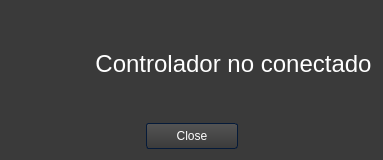
<?xml version="1.0" encoding="UTF-8"?>
<ui version="4.0">
 <class>Dialog</class>
 <widget class="QDialog" name="Dialog">
  <property name="geometry">
   <rect>
    <x>0</x>
    <y>0</y>
    <width>383</width>
    <height>160</height>
   </rect>
  </property>
  <property name="windowTitle">
   <string>Dialog</string>
  </property>
  <property name="styleSheet">
   <string notr="true">/*Copyright (c) DevSec Studio. All rights reserved.

MIT License

Permission is hereby granted, free of charge, to any person obtaining a copy
of this software and associated documentation files (the &quot;Software&quot;), to deal
in the Software without restriction, including without limitation the rights
to use, copy, modify, merge, publish, distribute, sublicense, and/or sell
copies of the Software, and to permit persons to whom the Software is
furnished to do so, subject to the following conditions:

The above copyright notice and this permission notice shall be included in all
copies or substantial portions of the Software.

THE SOFTWARE IS PROVIDED *AS IS*, WITHOUT WARRANTY OF ANY KIND, EXPRESS OR
IMPLIED, INCLUDING BUT NOT LIMITED TO THE WARRANTIES OF MERCHANTABILITY,
FITNESS FOR A PARTICULAR PURPOSE AND NONINFRINGEMENT. IN NO EVENT SHALL THE
AUTHORS OR COPYRIGHT HOLDERS BE LIABLE FOR ANY CLAIM, DAMAGES OR OTHER
LIABILITY, WHETHER IN AN ACTION OF CONTRACT, TORT OR OTHERWISE, ARISING FROM,
OUT OF OR IN CONNECTION WITH THE SOFTWARE OR THE USE OR OTHER DEALINGS IN THE SOFTWARE.
*/

/*-----QWidget-----*/
QWidget
{
	background-color: #3a3a3a;
	color: #fff;
	selection-background-color: #b78620;
	selection-color: #000;

}


/*-----QLabel-----*/
QLabel
{
	background-color: transparent;
	color: #fff;

}


/*-----QMenuBar-----*/
QMenuBar 
{
	background-color: qlineargradient(spread:repeat, x1:1, y1:0, x2:1, y2:1, stop:0 rgba(57, 57, 57, 255),stop:1 rgba(50, 50, 50, 255));
	border: 1px solid #000;
	color: #fff;

}


QMenuBar::item 
{
	background-color: transparent;

}


QMenuBar::item:selected 
{
	background-color: rgba(183, 134, 32, 20%);
	border: 1px solid #b78620;
	color: #fff;

}


QMenuBar::item:pressed 
{
	background-color: rgb(183, 134, 32);
	border: 1px solid #b78620;
	color: #fff;

}


/*-----QMenu-----*/
QMenu
{
    background-color: qlineargradient(spread:repeat, x1:1, y1:0, x2:1, y2:1, stop:0 rgba(57, 57, 57, 255),stop:1 rgba(50, 50, 50, 255));
    border: 1px solid #222;
    padding: 4px;
	color: #fff;

}


QMenu::item
{
    background-color: transparent;
    padding: 2px 20px 2px 20px;

}


QMenu::separator
{
   	background-color: rgb(183, 134, 32);
	height: 1px;

}


QMenu::item:disabled
{
    color: #555;
    background-color: transparent;
    padding: 2px 20px 2px 20px;

}


QMenu::item:selected
{
	background-color: rgba(183, 134, 32, 20%);
	border: 1px solid #b78620;
	color: #fff;

}


/*-----QToolBar-----*/
QToolBar
{
	background-color: qlineargradient(spread:repeat, x1:1, y1:0, x2:1, y2:1, stop:0 rgba(69, 69, 69, 255),stop:1 rgba(58, 58, 58, 255));
	border-top: none;
	border-bottom: 1px solid #4f4f4f;
	border-left: 1px solid #4f4f4f;
	border-right: 1px solid #4f4f4f;

}


QToolBar::separator
{
	background-color: #2e2e2e;
	width: 1px;

}


/*-----QToolButton-----*/
QToolButton 
{
	background-color: transparent;
	color: #fff;
	padding: 5px;
	padding-left: 8px;
	padding-right: 8px;
	margin-left: 1px;
}


QToolButton:hover
{
	background-color: rgba(183, 134, 32, 20%);
	border: 1px solid #b78620;
	color: #fff;
	
}


QToolButton:pressed
{
	background-color: qlineargradient(spread:repeat, x1:1, y1:0, x2:1, y2:1, stop:0 rgba(57, 57, 57, 255),stop:1 rgba(50, 50, 50, 255));
	border: 1px solid #b78620;

}


QToolButton:checked
{
	background-color: qlineargradient(spread:repeat, x1:1, y1:0, x2:1, y2:1, stop:0 rgba(57, 57, 57, 255),stop:1 rgba(50, 50, 50, 255));
	border: 1px solid #222;
}


/*-----QPushButton-----*/
QPushButton
{
	background-color: qlineargradient(spread:repeat, x1:1, y1:0, x2:1, y2:1, stop:0 rgba(84, 84, 84, 255),stop:1 rgba(59, 59, 59, 255));
	color: #ffffff;
	min-width: 80px;
	border-style: solid;
	border-width: 1px;
	border-radius: 3px;
	border-color: #051a39;
	padding: 5px;

}


QPushButton::flat
{
	background-color: transparent;
	border: none;
	color: #fff;

}


QPushButton::disabled
{
	background-color: #404040;
	color: #656565;
	border-color: #051a39;

}


QPushButton::hover
{
	background-color: rgba(183, 134, 32, 20%);
	border: 1px solid #b78620;

}


QPushButton::pressed
{
	background-color: qlineargradient(spread:repeat, x1:1, y1:0, x2:1, y2:1, stop:0 rgba(74, 74, 74, 255),stop:1 rgba(49, 49, 49, 255));
	border: 1px solid #b78620;

}


QPushButton::checked
{
	background-color: qlineargradient(spread:repeat, x1:1, y1:0, x2:1, y2:1, stop:0 rgba(74, 74, 74, 255),stop:1 rgba(49, 49, 49, 255));
	border: 1px solid #222;

}


/*-----QLineEdit-----*/
QLineEdit
{
	background-color: #131313;
	color : #eee;
	border: 1px solid #343434;
	border-radius: 2px;
	padding: 3px;
	padding-left: 5px;

}


/*-----QPlainTExtEdit-----*/
QPlainTextEdit
{
	background-color: #131313;
	color : #eee;
	border: 1px solid #343434;
	border-radius: 2px;
	padding: 3px;
	padding-left: 5px;

}


/*-----QTabBar-----*/
QTabBar::tab
{
	background-color: qlineargradient(spread:repeat, x1:1, y1:0, x2:1, y2:1, stop:0 rgba(84, 84, 84, 255),stop:1 rgba(59, 59, 59, 255));
	color: #ffffff;
	border-style: solid;
	border-width: 1px;
	border-color: #666;
	border-bottom: none;
	padding: 5px;
	padding-left: 15px;
	padding-right: 15px;

}


QTabWidget::pane 
{
	background-color: red;
	border: 1px solid #666;
	top: 1px;

}


QTabBar::tab:last
{
	margin-right: 0; 

}


QTabBar::tab:first:!selected
{
	background-color: #0c0c0d;
	margin-left: 0px;

}


QTabBar::tab:!selected
{
	color: #b1b1b1;
	border-bottom-style: solid;
	background-color: #0c0c0d;

}


QTabBar::tab:selected
{
	margin-bottom: 0px;

}


QTabBar::tab:!selected:hover
{
	border-top-color: #b78620;

}


/*-----QComboBox-----*/
QComboBox
{
    background-color: qlineargradient(spread:repeat, x1:1, y1:0, x2:1, y2:1, stop:0 rgba(84, 84, 84, 255),stop:1 rgba(59, 59, 59, 255));
    border: 1px solid #000;
    padding-left: 6px;
    color: #ffffff;
    height: 20px;

}


QComboBox::disabled
{
	background-color: #404040;
	color: #656565;
	border-color: #051a39;

}


QComboBox:on
{
    background-color: #b78620;
	color: #000;

}


QComboBox QAbstractItemView
{
    background-color: #383838;
    color: #ffffff;
    border: 1px solid black;
    selection-background-color: #b78620;
    outline: 0;

}


QComboBox::drop-down
{
	background-color: qlineargradient(spread:repeat, x1:1, y1:0, x2:1, y2:1, stop:0 rgba(57, 57, 57, 255),stop:1 rgba(50, 50, 50, 255));
    subcontrol-origin: padding;
    subcontrol-position: top right;
    width: 15px;
    border-left-width: 1px;
    border-left-color: black;
    border-left-style: solid; 

}


QComboBox::down-arrow
{
    image: url(://arrow-down.png);
    width: 8px;
    height: 8px;
}


/*-----QSpinBox &amp; QDateTimeEdit-----*/
QSpinBox,
QDateTimeEdit 
{
    background-color: #131313;
	color : #eee;
	border: 1px solid #343434;
	padding: 3px;
	padding-left: 5px;
    border-radius : 2px;

}


QSpinBox::up-button, 
QDateTimeEdit::up-button
{
	border-top-right-radius:2px;
	background-color: #777777;
    width: 16px; 
    border-width: 1px;

}


QSpinBox::up-button:hover, 
QDateTimeEdit::up-button:hover
{
	background-color: #585858;

}


QSpinBox::up-button:pressed, 
QDateTimeEdit::up-button:pressed
{
	background-color: #252525;
    width: 16px; 
    border-width: 1px;

}


QSpinBox::up-arrow,
QDateTimeEdit::up-arrow
{
    image: url(://arrow-up.png);
    width: 7px;
    height: 7px;

}


QSpinBox::down-button, 
QDateTimeEdit::down-button
{
	border-bottom-right-radius:2px;
	background-color: #777777;
    width: 16px; 
    border-width: 1px;

}


QSpinBox::down-button:hover, 
QDateTimeEdit::down-button:hover
{
	background-color: #585858;

}


QSpinBox::down-button:pressed, 
QDateTimeEdit::down-button:pressed
{
	background-color: #252525;
    width: 16px; 
    border-width: 1px;

}


QSpinBox::down-arrow,
QDateTimeEdit::down-arrow
{
    image: url(://arrow-down.png);
    width: 7px;
    height: 7px;

}


/*-----QGroupBox-----*/
QGroupBox 
{
    border: 1px solid;
    border-color: #666666;
	border-radius: 5px;
    margin-top: 20px;

}


QGroupBox::title  
{
    background-color: transparent;
    color: #eee;
    subcontrol-origin: margin;
    padding: 5px;
	border-top-left-radius: 3px;
	border-top-right-radius: 3px;

}


/*-----QHeaderView-----*/
QHeaderView::section
{
    background-color: qlineargradient(spread:repeat, x1:1, y1:0, x2:1, y2:1, stop:0 rgba(60, 60, 60, 255),stop:1 rgba(50, 50, 50, 255));
	border: 1px solid #000;
    color: #fff;
    text-align: left;
	padding: 4px;
	
}


QHeaderView::section:disabled
{
    background-color: #525251;
    color: #656565;

}


QHeaderView::section:checked
{
    background-color: qlineargradient(spread:repeat, x1:1, y1:0, x2:1, y2:1, stop:0 rgba(60, 60, 60, 255),stop:1 rgba(50, 50, 50, 255));
    color: #fff;

}


QHeaderView::section::vertical::first,
QHeaderView::section::vertical::only-one
{
    border-top: 1px solid #353635;

}


QHeaderView::section::vertical
{
    border-top: 1px solid #353635;

}


QHeaderView::section::horizontal::first,
QHeaderView::section::horizontal::only-one
{
    border-left: 1px solid #353635;

}


QHeaderView::section::horizontal
{
    border-left: 1px solid #353635;

}


QTableCornerButton::section
{
    background-color: qlineargradient(spread:repeat, x1:1, y1:0, x2:1, y2:1, stop:0 rgba(60, 60, 60, 255),stop:1 rgba(50, 50, 50, 255));
	border: 1px solid #000;
    color: #fff;

}


/*-----QTreeWidget-----*/
QTreeView
{
	show-decoration-selected: 1;
	alternate-background-color: #3a3a3a;
	selection-color: #fff;
	background-color: #2d2d2d;
	border: 1px solid gray;
	padding-top : 5px;
	color: #fff;
	font: 8pt;

}


QTreeView::item:selected
{
	color:#fff;
	background-color: #b78620;
	border-radius: 0px;

}


QTreeView::item:!selected:hover
{
    background-color: #262626;
    border: none;
    color: white;

}


QTreeView::branch:has-children:!has-siblings:closed,
QTreeView::branch:closed:has-children:has-siblings 
{
	image: url(://tree-closed.png);

}


QTreeView::branch:open:has-children:!has-siblings,
QTreeView::branch:open:has-children:has-siblings  
{
	image: url(://tree-open.png);

}


/*-----QListView-----*/
QListView 
{
	background-color: qlineargradient(spread:repeat, x1:1, y1:0, x2:1, y2:1, stop:0 rgba(83, 83, 83, 255),stop:0.293269 rgba(81, 81, 81, 255),stop:0.634615 rgba(79, 79, 79, 255),stop:1 rgba(83, 83, 83, 255));
    border : none;
    color: white;
    show-decoration-selected: 1; 
    outline: 0;
	border: 1px solid gray;

}


QListView::disabled 
{
	background-color: #656565;
	color: #1b1b1b;
    border: 1px solid #656565;

}


QListView::item 
{
	background-color: #2d2d2d;
    padding: 1px;

}


QListView::item:alternate 
{
    background-color: #3a3a3a;

}


QListView::item:selected 
{
	background-color: #b78620;
	border: 1px solid #b78620;
	color: #fff;

}


QListView::item:selected:!active 
{
	background-color: #b78620;
	border: 1px solid #b78620;
	color: #fff;

}


QListView::item:selected:active 
{
	background-color: #b78620;
	border: 1px solid #b78620;
	color: #fff;

}


QListView::item:hover {
    background-color: #262626;
    border: none;
    color: white;

}


/*-----QCheckBox-----*/
QCheckBox
{
	background-color: transparent;
    color: lightgray;
	border: none;

}


QCheckBox::indicator
{
    background-color: #323232;
    border: 1px solid darkgray;
    width: 12px;
    height: 12px;

}


QCheckBox::indicator:checked
{
    image:url(&quot;./ressources/check.png&quot;);
	background-color: #b78620;
    border: 1px solid #3a546e;

}


QCheckBox::indicator:unchecked:hover
{
	border: 1px solid #b78620; 

}


QCheckBox::disabled
{
	color: #656565;

}


QCheckBox::indicator:disabled
{
	background-color: #656565;
	color: #656565;
    border: 1px solid #656565;

}


/*-----QRadioButton-----*/
QRadioButton 
{
	color: lightgray;
	background-color: transparent;

}


QRadioButton::indicator::unchecked:hover 
{
	background-color: lightgray;
	border: 2px solid #b78620;
	border-radius: 6px;
}


QRadioButton::indicator::checked 
{
	border: 2px solid #b78620;
	border-radius: 6px;
	background-color: rgba(183,134,32,20%);  
	width: 9px; 
	height: 9px; 

}


/*-----QSlider-----*/
QSlider::groove:horizontal 
{
	background-color: transparent;
	height: 3px;

}


QSlider::sub-page:horizontal 
{
	background-color: #b78620;

}


QSlider::add-page:horizontal 
{
	background-color: #131313;

}


QSlider::handle:horizontal 
{
	background-color: #b78620;
	width: 14px;
	margin-top: -6px;
	margin-bottom: -6px;
	border-radius: 6px;

}


QSlider::handle:horizontal:hover 
{
	background-color: #d89e25;
	border-radius: 6px;

}


QSlider::sub-page:horizontal:disabled 
{
	background-color: #bbb;
	border-color: #999;

}


QSlider::add-page:horizontal:disabled 
{
	background-color: #eee;
	border-color: #999;

}


QSlider::handle:horizontal:disabled 
{
	background-color: #eee;
	border: 1px solid #aaa;
	border-radius: 3px;

}


/*-----QScrollBar-----*/
QScrollBar:horizontal
{
    border: 1px solid #222222;
    background-color: #3d3d3d;
    height: 15px;
    margin: 0px 16px 0 16px;

}


QScrollBar::handle:horizontal
{
	background-color: qlineargradient(spread:repeat, x1:1, y1:0, x2:1, y2:1, stop:0 rgba(97, 97, 97, 255),stop:1 rgba(90, 90, 90, 255));
	border: 1px solid #2d2d2d;
    min-height: 20px;

}


QScrollBar::add-line:horizontal
{
	background-color: qlineargradient(spread:repeat, x1:1, y1:0, x2:1, y2:1, stop:0 rgba(97, 97, 97, 255),stop:1 rgba(90, 90, 90, 255));
	border: 1px solid #2d2d2d;
    width: 15px;
    subcontrol-position: right;
    subcontrol-origin: margin;

}


QScrollBar::sub-line:horizontal
{
	background-color: qlineargradient(spread:repeat, x1:1, y1:0, x2:1, y2:1, stop:0 rgba(97, 97, 97, 255),stop:1 rgba(90, 90, 90, 255));
	border: 1px solid #2d2d2d;
    width: 15px;
    subcontrol-position: left;
    subcontrol-origin: margin;

}


QScrollBar::right-arrow:horizontal
{
    image: url(://arrow-right.png);
    width: 6px;
    height: 6px;

}


QScrollBar::left-arrow:horizontal
{
    image: url(://arrow-left.png);
    width: 6px;
    height: 6px;

}


QScrollBar::add-page:horizontal, QScrollBar::sub-page:horizontal
{
    background: none;

}


QScrollBar:vertical
{
    background-color: #3d3d3d;
    width: 16px;
	border: 1px solid #2d2d2d;
    margin: 16px 0px 16px 0px;

}


QScrollBar::handle:vertical
{
    background-color: qlineargradient(spread:repeat, x1:1, y1:0, x2:1, y2:1, stop:0 rgba(97, 97, 97, 255),stop:1 rgba(90, 90, 90, 255));
	border: 1px solid #2d2d2d;
    min-height: 20px;

}


QScrollBar::add-line:vertical
{
	background-color: qlineargradient(spread:repeat, x1:1, y1:0, x2:1, y2:1, stop:0 rgba(97, 97, 97, 255),stop:1 rgba(90, 90, 90, 255));
	border: 1px solid #2d2d2d;
    height: 15px;
    subcontrol-position: bottom;
    subcontrol-origin: margin;

}


QScrollBar::sub-line:vertical
{
	background-color: qlineargradient(spread:repeat, x1:1, y1:0, x2:1, y2:1, stop:0 rgba(97, 97, 97, 255),stop:1 rgba(90, 90, 90, 255));
	border: 1px solid #2d2d2d;
    height: 15px;
    subcontrol-position: top;
    subcontrol-origin: margin;

}


QScrollBar::up-arrow:vertical
{
    image: url(://arrow-up.png);
    width: 6px;
    height: 6px;

}


QScrollBar::down-arrow:vertical
{
    image: url(://arrow-down.png);
    width: 6px;
    height: 6px;

}


QScrollBar::add-page:vertical, QScrollBar::sub-page:vertical
{
    background: none;

}


/*-----QProgressBar-----*/
QProgressBar
{
    border: 1px solid #666666;
    text-align: center;
	color: #000;
	font-weight: bold;

}


QProgressBar::chunk
{
    background-color: #b78620;
    width: 30px;
    margin: 0.5px;

}

</string>
  </property>
  <layout class="QVBoxLayout" name="verticalLayout">
   <item>
    <layout class="QHBoxLayout" name="horizontalLayout_2">
     <item>
      <widget class="QLabel" name="label_3">
       <property name="text">
        <string/>
       </property>
       <property name="pixmap">
        <pixmap resource="resources.qrc">:/iconos/Arduino 1.png</pixmap>
       </property>
       <property name="alignment">
        <set>Qt::AlignmentFlag::AlignCenter</set>
       </property>
      </widget>
     </item>
     <item>
      <layout class="QVBoxLayout" name="verticalLayout_2">
       <item>
        <spacer name="verticalSpacer">
         <property name="orientation">
          <enum>Qt::Orientation::Vertical</enum>
         </property>
         <property name="sizeHint" stdset="0">
          <size>
           <width>20</width>
           <height>40</height>
          </size>
         </property>
        </spacer>
       </item>
       <item>
        <widget class="QLabel" name="label">
         <property name="font">
          <font>
           <pointsize>18</pointsize>
          </font>
         </property>
         <property name="text">
          <string>Controlador no conectado</string>
         </property>
         <property name="alignment">
          <set>Qt::AlignmentFlag::AlignCenter</set>
         </property>
        </widget>
       </item>
       <item>
        <spacer name="verticalSpacer_2">
         <property name="orientation">
          <enum>Qt::Orientation::Vertical</enum>
         </property>
         <property name="sizeHint" stdset="0">
          <size>
           <width>20</width>
           <height>40</height>
          </size>
         </property>
        </spacer>
       </item>
      </layout>
     </item>
    </layout>
   </item>
   <item>
    <widget class="QDialogButtonBox" name="buttonBox">
     <property name="orientation">
      <enum>Qt::Orientation::Horizontal</enum>
     </property>
     <property name="standardButtons">
      <set>QDialogButtonBox::StandardButton::Close</set>
     </property>
     <property name="centerButtons">
      <bool>true</bool>
     </property>
    </widget>
   </item>
   <item>
    <layout class="QHBoxLayout" name="horizontalLayout"/>
   </item>
  </layout>
 </widget>
 <resources>
  <include location="resources.qrc"/>
 </resources>
 <connections>
  <connection>
   <sender>buttonBox</sender>
   <signal>rejected()</signal>
   <receiver>Dialog</receiver>
   <slot>reject()</slot>
   <hints>
    <hint type="sourcelabel">
     <x>191</x>
     <y>128</y>
    </hint>
    <hint type="destinationlabel">
     <x>191</x>
     <y>79</y>
    </hint>
   </hints>
  </connection>
 </connections>
</ui>
